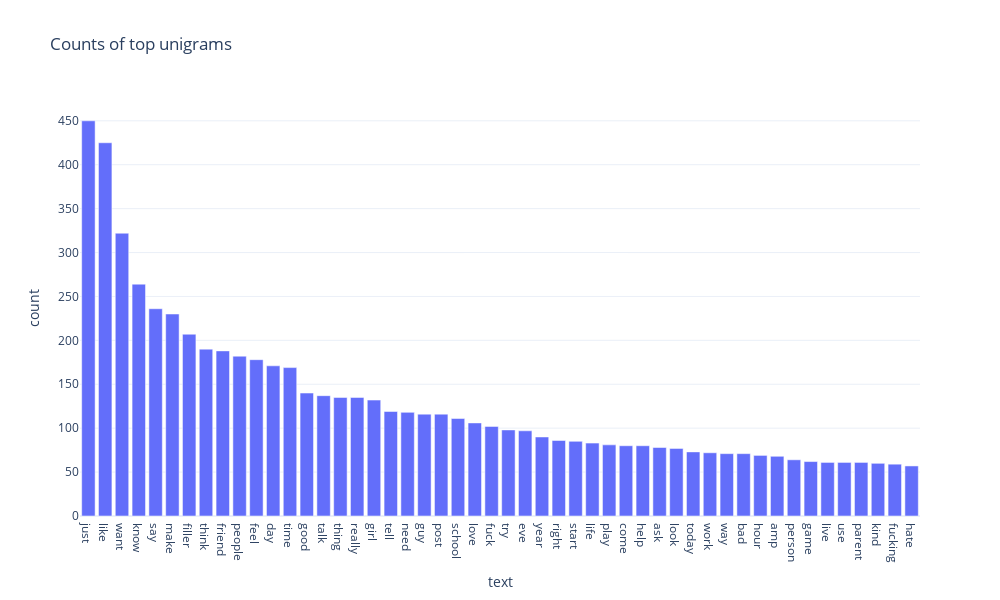

Write notebook code for a chart like this one.
### Code cell
# fancier interactive plot using plotly express
import plotly.express as px
fig = px.bar(unigram_df, x='text', y='count', title="Counts of top unigrams", template='plotly_white', 
             labels={"ngram;: 'Unigram', 'count': 'Count'"},
            width=1000, height=600)
                                                                                                                  
fig.show()

### Figure 1 — Plotly figure (JSON) as saved in the notebook; plotly's stock layout.template omitted (floating-point values rounded to 4 significant figures)
{"data": [{"alignmentgroup": "True", "hovertemplate": "text=%{x}<br>count=%{y}<extra></extra>", "legendgroup": "", "marker": {"color": "#636efa", "pattern": {"shape": ""}}, "name": "", "offsetgroup": "", "orientation": "v", "showlegend": false, "textposition": "auto", "type": "bar", "x": ["just", "like", "want", "know", "say", "make", "filler", "think", "friend", "people", "feel", "day", "time", "good", "talk", "thing", "really", "girl", "tell", "need", "guy", "post", "school", "love", "fuck", "try", "eve", "year", "right", "start", "life", "play", "come", "help", "ask", "look", "today", "work", "way", "bad", "hour", "amp", "person", "game", "live", "use", "parent", "kind", "fucking", "hate"], "xaxis": "x", "y": [450, 425, 322, 264, 236, 230, 207, 190, 188, 182, 178, 171, 169, 140, 137, 135, 135, 132, 119, 118, 116, 116, 111, 106, 102, 98, 97, 90, 86, 85, 83, 81, 80, 80, 78, 77, 73, 72, 71, 71, 69, 68, 64, 62, 61, 61, 61, 60, 59, 57], "yaxis": "y"}], "layout": {"barmode": "relative", "height": 600, "legend": {"tracegroupgap": 0}, "title": {"text": "Counts of top unigrams"}, "width": 1000, "xaxis": {"anchor": "y", "domain": [0, 1], "title": {"text": "text"}}, "yaxis": {"anchor": "x", "domain": [0, 1], "title": {"text": "count"}}}}
